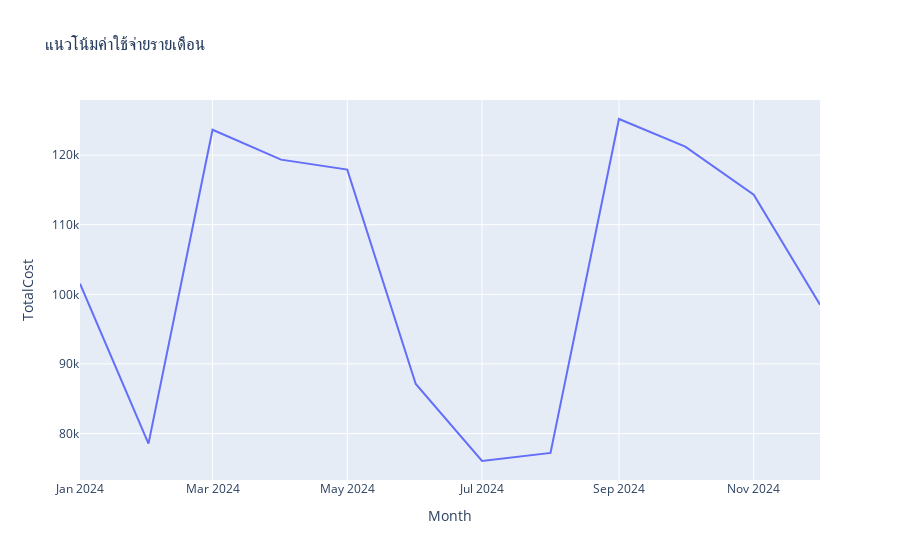

Notebook source saved alongside this figure:
### Code cell
cost_per(df, "Month", "TotalCost")

### Figure 1 — Plotly figure (JSON) as saved in the notebook; plotly's stock layout.template omitted (floating-point values rounded to 4 significant figures)
{"data": [{"hovertemplate": "Month=%{x}<br>TotalCost=%{y}<extra></extra>", "legendgroup": "", "line": {"color": "#636efa", "dash": "solid"}, "marker": {"symbol": "circle"}, "mode": "lines", "name": "", "orientation": "v", "showlegend": false, "type": "scatter", "x": ["2024-01", "2024-02", "2024-03", "2024-04", "2024-05", "2024-06", "2024-07", "2024-08", "2024-09", "2024-10", "2024-11", "2024-12"], "xaxis": "x", "y": [101500.0, 78540.0, 123600.0, 119300.0, 117900.0, 87120.0, 76060.0, 77220.0, 125200.0, 121200.0, 114300.0, 98510.0], "yaxis": "y"}], "layout": {"legend": {"tracegroupgap": 0}, "title": {"text": "แนวโน้มค่าใช้จ่ายรายเดือน"}, "xaxis": {"anchor": "y", "domain": [0, 1], "title": {"text": "Month"}}, "yaxis": {"anchor": "x", "domain": [0, 1], "title": {"text": "TotalCost"}}}}
